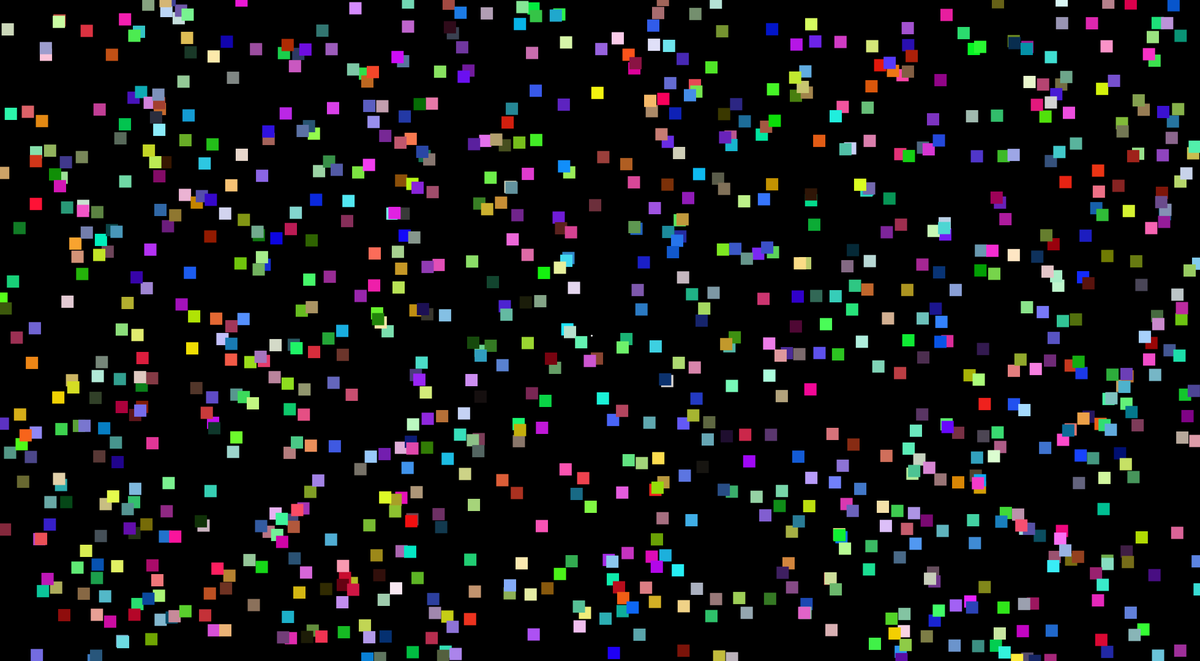
Frame 1 (no input)
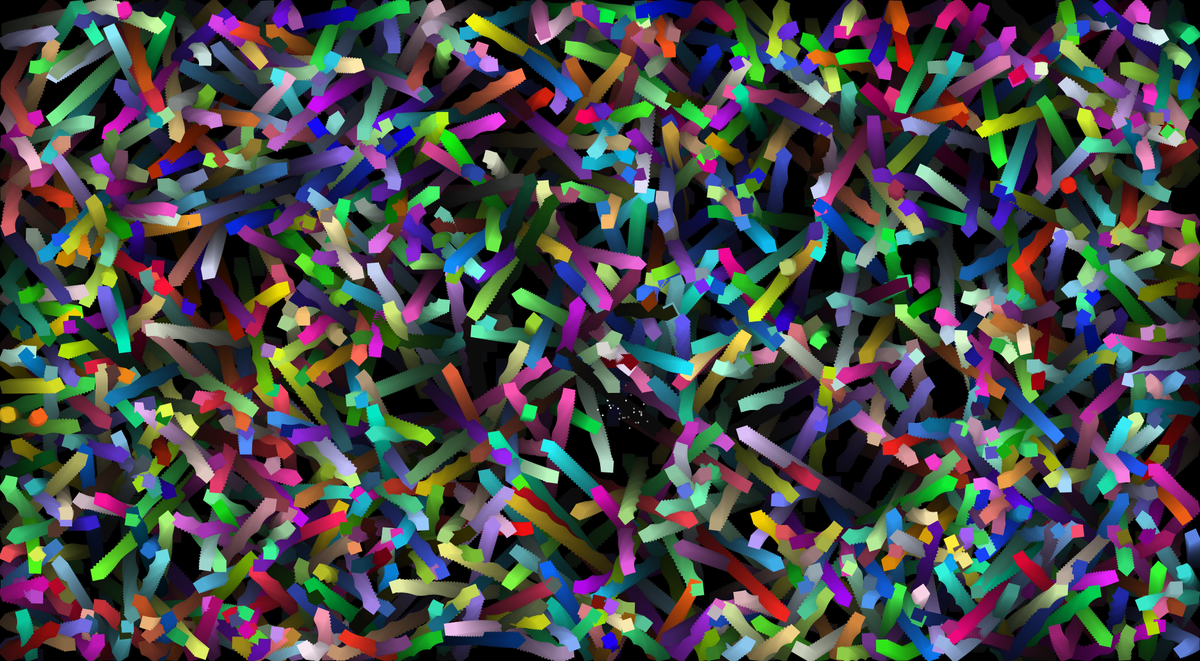
Frame 60 (the mouse pressed at the canvas centre just before this capture)
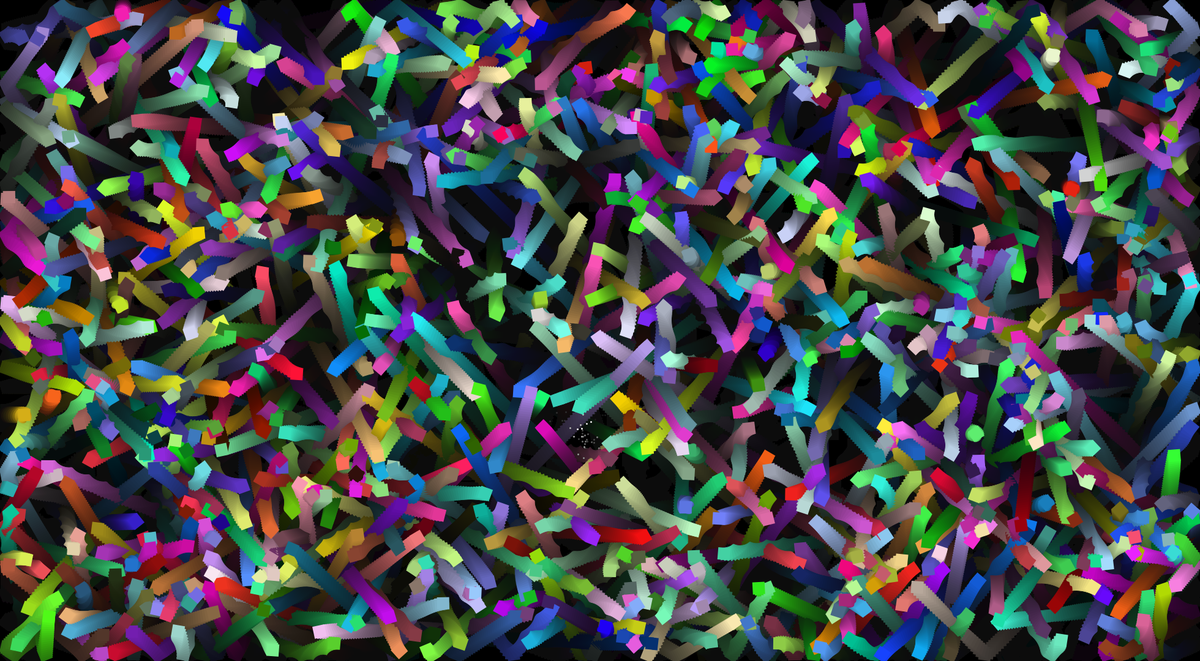
Frame 120 (the mouse held since frame 60 and released just before this capture)

The Processing sketch that drew these frames (run headless with seeded random() and noise(); from frame 60 on, the mouse is pressed at the canvas centre):

// Processing sketch: Boxez2_4
// ── Boxez2_4.pde
box box1 = new box(random(0, width), random(0, height), random(-4, 4), random(-4, 4), random(0, 255), random(0, 255), random(0, 255), random(-.2, .2));
box[] cuBe = new box[1000];

float xd, yd; // x-destination, y-destination
float ys = 0.5;
float inc = 8;

boolean gravOn = false;

void setup() {
  size(1960, 1080);
  
  xd = width/2;
  yd = height/2;

  for (int i = 0; i < cuBe.length; i++) {
    cuBe[i] = new box(random(0, width), random(0, height), random(-4, 4), random(-4, 4), random(0, 255), random(0, 255), random(0, 255), random(-.2, .2));
  }

  background(0);
}

void draw() {
  fill(0, 0, 0, 10);
  rect(-2, -2, width+4, height+4);
  
  xd += random(-20, 20);
  yd += random(-20, 20);
  
  strokeWeight(3);
  stroke(0);
  point(xd, yd);
  stroke(255);
  point(xd, yd);
  noStroke();
  
  if (keyPressed && key == 'r') {
    xd = width/2;
    yd = height/2;
  }
  
  if ( yd >= height/2+120 || yd <= height/2-120 ) {
    ys *= -1;
  }
  println(yd);

  for (int i = 0; i < cuBe.length; i++) {
    cuBe[i].display();
    cuBe[i].move();
    if (gravOn == false) {
      cuBe[i].bounce();
    }
    cuBe[i].gravitate();
    if (cuBe[i].x >= width+cuBe[i].w/2) {
      cuBe[i].x = cuBe[i].w/2;
      cuBe[i].y = ((int) random(0, 3))*height/2;
      // cuBe[i].y = height/2;
    }
  }
}

class box {
  float x, y, xs, ys;
  float r, g, b;
  float theta, thetaInc;
  int w;
  boolean grav = false;

  box(float xt, float yt, float xst, float yst, float rt, float gt, float bt, float thetaInct) {
    x = xt;
    y = yt;
    xs = xst;
    ys = yst;
    r = rt;
    g = gt;
    b = bt;
    theta = 0;
    thetaInc = thetaInct;

    w = 20;
  }

  void display() {
    pushMatrix();
    translate(x, y);
    rotate(theta);
    theta += thetaInc;
    noStroke();
    fill(r, g, b);
    rect(-w/2, -w/2, w, w);
    popMatrix();
  }

  void move() {
    x += xs;
    y += ys;
  }
  
  void bounce() {
    if (x-w/2 <= 0) {
      xs*=-1;
      x = w/2+1;
    } else if (x+w/2 > width) {
      xs*=-1;
      x = width-w/2-1;
    }
    if (y-w/2 <=0) {
      ys*=-1;
      y = w/2+1;
    } else if (y+w/2 >= height) {
      ys*=-1;
      y = height-w/2-1;
    }
  }

  void gravitate() {
    // destination is center
    if (mousePressed) {
      grav = true;
    }

    if (gravOn) { // used to be 'grav', grav is now obsolete
      if (x >= xd) {
        x -= (dist(x, 0, xd, 0)/width)*inc;
      } else {
        x += (dist(x, 0, xd, 0)/width)*inc;
      }
      if (y >= yd) {
        y -= (dist(0, y, 0, yd)/height)*inc;
      } else {
        y += (dist(0, y, 0, yd)/height)*inc;
      }
      xs*=0.99;
      ys*=0.99;
      thetaInc*=0.99;
      // inc*=1.0001;
    }
  }
}

void mouseClicked() {
  if (gravOn == false) {
    gravOn = true;
  } else {
    gravOn = false;
    
    for (int i = 0; i < cuBe.length; i++) {
      cuBe[i] = new box(cuBe[i].x, cuBe[i].y, random(random(random(-12, 12))), random(random(random(-12, 12))), cuBe[i].r, cuBe[i].g, cuBe[i].b, random(-.2, .2));
    }
  }
}
